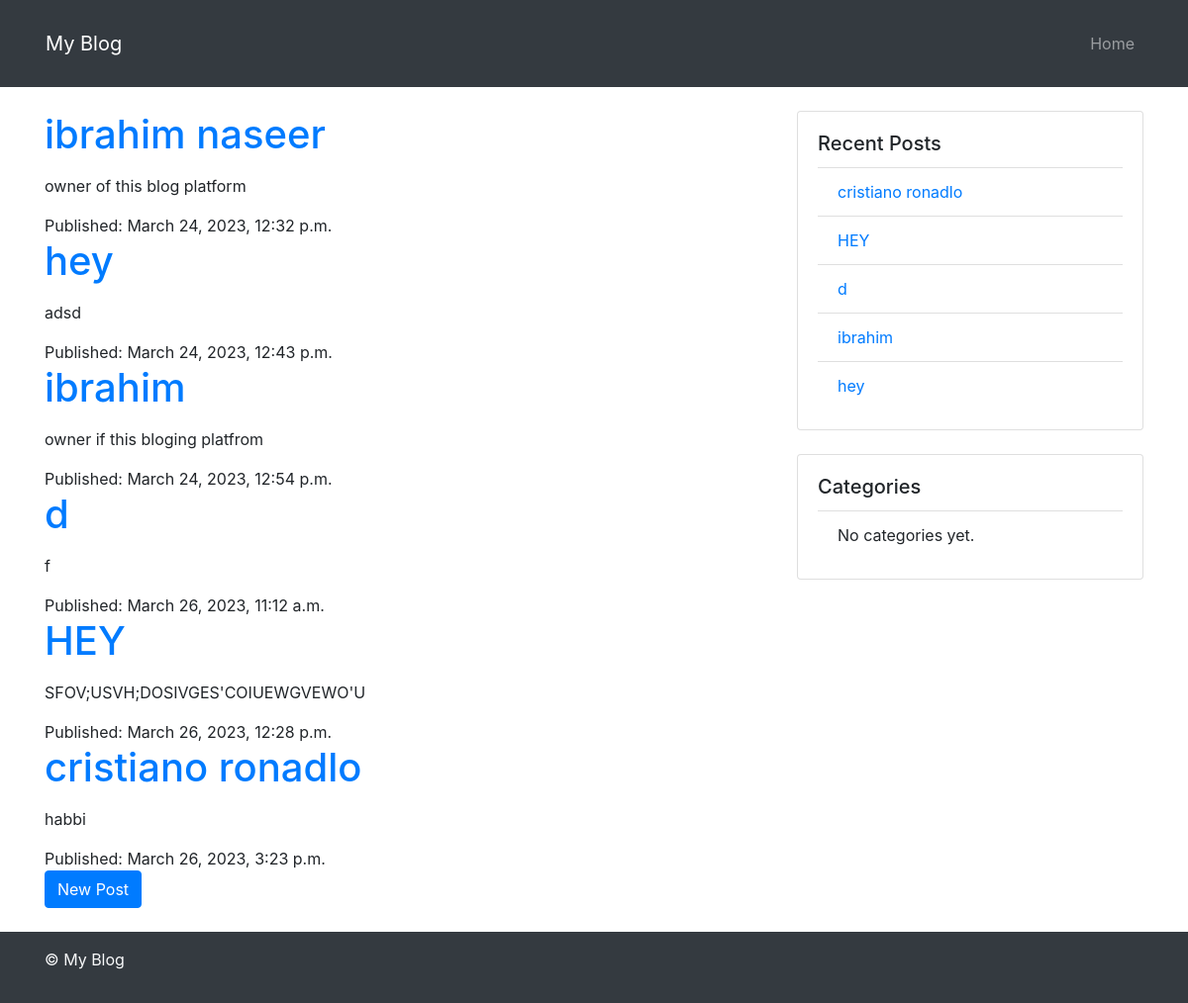
The app's page / (signed in) with its own data.
### blog/models.py (models this page shows, shortened)
class Post(models.Model):
    title = models.CharField(max_length=200)
    content = models.TextField()
    created_at = models.DateTimeField(auto_now_add=True)
    updated_at = models.DateTimeField(auto_now=True)
    author = models.ForeignKey('auth.User', on_delete=models.CASCADE)
    image = models.ImageField(upload_to='images/', blank=True, null=True)

### blog/views.py (the view)
# urls.py: path('', views.post_list, name='post_list'),
def post_list(request):
    posts = Post.objects.all()
    recent_posts = Post.objects.order_by('-created_at')[:5]  # use the 'created_at' field instead of 'published_date'
    return render(request, 'blog/post_list.html', {'posts': posts, 'recent_posts': recent_posts})

### blog/templates/blog/post_list.html
{% extends 'blog/base.html' %}
{% block content %}
  <div class="posts">
    {% for post in posts %}
    <div class="post">
      <h1><a href="{% url 'post_detail' pk=post.pk %}">{{ post.title }}</a></h1>
      <p>{{ post.content|linebreaks }}</p>
      <div class="date">
        Published: {{ post.created_at }}
      </div>
    </div>
    {% endfor %}
  </div>
  {% if user.is_authenticated %}
  <div class="new-post">
    <a class="btn btn-primary" href="{% url 'post_new' %}">New Post</a>
  </div>
  {% endif %}
{% endblock %}

### blog/templates/blog/base.html (shortened to what this page needs)
{% load static %}
<!DOCTYPE html>
<html lang="en">
  <head>
    <link rel="stylesheet" href="{% static 'css/bootstrap.min.css' %}">
    <link rel="stylesheet" href="{% static 'css/style.css' %}">
  </head>
  <body>
    <header class="bg-dark py-3">
      <nav class="container navbar navbar-expand-lg navbar-dark">
        <a class="navbar-brand" href="{% url 'post_list' %}">My Blog</a>
        <div class="collapse navbar-collapse" id="navbarNav">
          <ul class="navbar-nav ml-auto">
            <li class="nav-item">
              <a class="nav-link" href="{% url 'post_list' %}">Home</a>
            </li>
          </ul>
        </div>
      </nav>
    </header>
    <main class="container my-4">
      <div class="row">
        <div class="col-lg-8">
          {% block content %}{% endblock %}
        </div>
        <div class="col-lg-4">
          <div class="card">
            <div class="card-body">
              <h5 class="card-title">Recent Posts</h5>
              <ul class="list-group list-group-flush">
                {% for post in recent_posts %}
                  <li class="list-group-item">
                    <a href="{{ post.get_absolute_url }}">{{ post.title }}</a>
                  </li>
                {% empty %}
                  <li class="list-group-item">No posts yet.</li>
                {% endfor %}
              </ul>
            </div>
          </div>
          <div class="card my-4">
            <div class="card-body">
              <h5 class="card-title">Categories</h5>
              <ul class="list-group list-group-flush">
                {% for category in categories %}
                  <li class="list-group-item">
                    <a href="{% url 'post_by_category' category.slug %}">{{ category.name }}</a>
                  </li>
                {% empty %}
                  <li class="list-group-item">No categories yet.</li>
                {% endfor %}
              </ul>
            </div>
          </div>
        </div>
      </div>
    </main>
    <footer class="bg-dark py-3">
      <div class="container">
        <p class="text-light">&copy; {{ year }} My Blog</p>
      </div>
    </footer>
  </body>
</html>

### records on screen
Post: title "ibrahim naseer", content "owner of this blog platform", created_at "March 24, 2023, 12:32 p.m."
Post: title "hey", content "adsd", created_at "March 24, 2023, 12:43 p.m."
Post: title "ibrahim", content "owner if this bloging platfrom", created_at "March 24, 2023, 12:54 p.m."
Post: title "d", content "f", created_at "March 26, 2023, 11:12 a.m."
Post: title "HEY", content "SFOV;USVH;DOSIVGES'COIUEWGVEWO'U", created_at "March 26, 2023, 12:28 p.m."
Post: title "cristiano ronadlo", content "habbi", created_at "March 26, 2023, 3:23 p.m."
